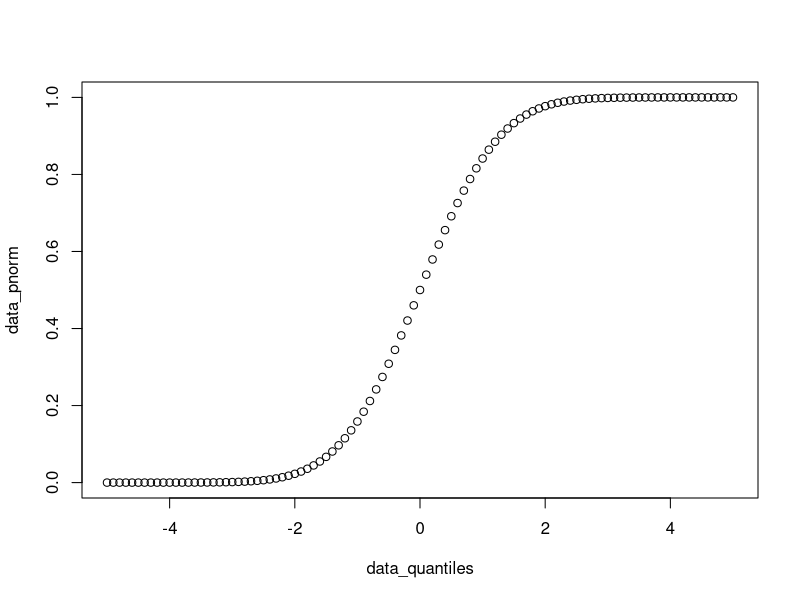
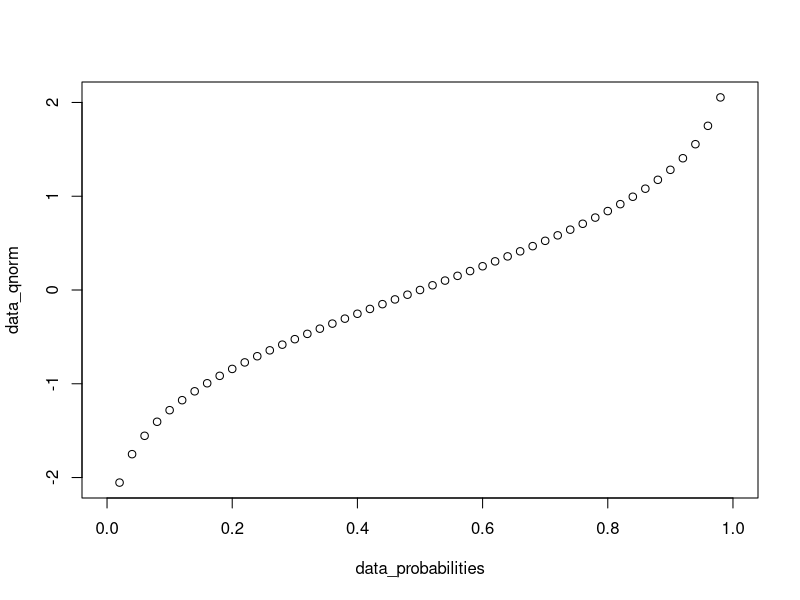
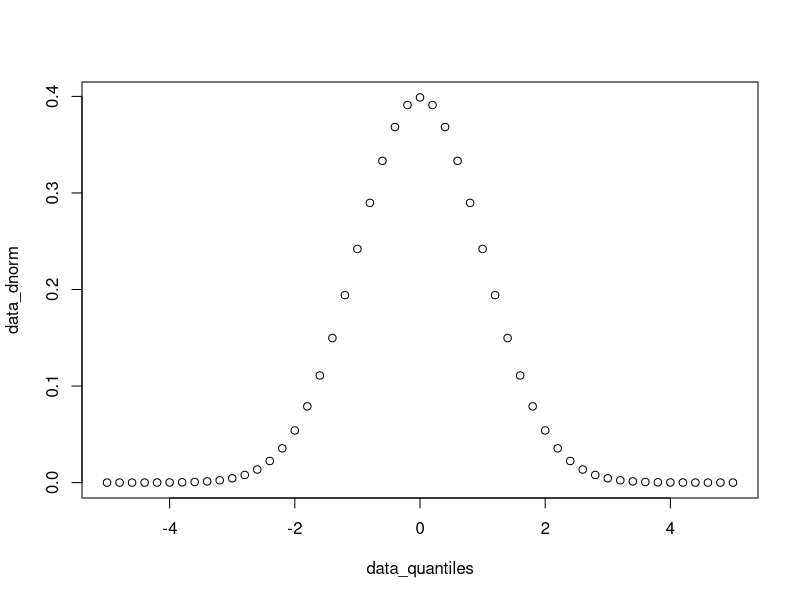
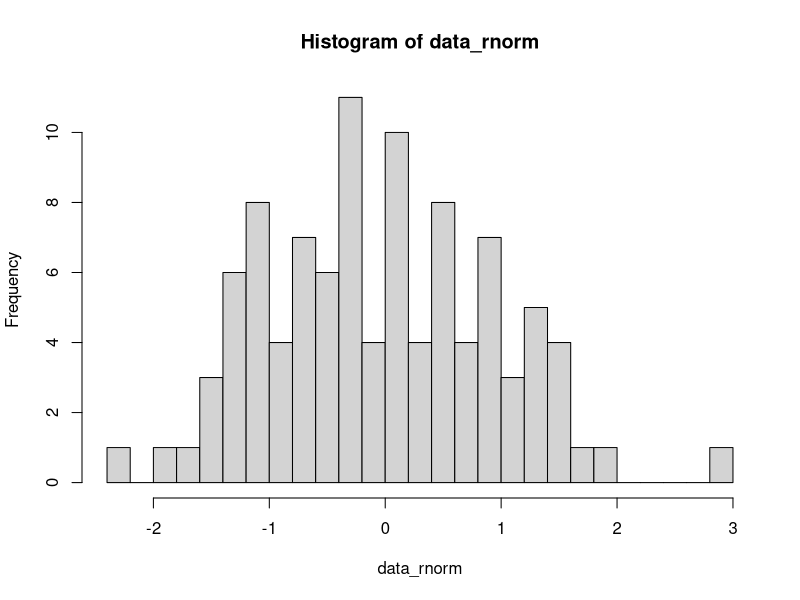
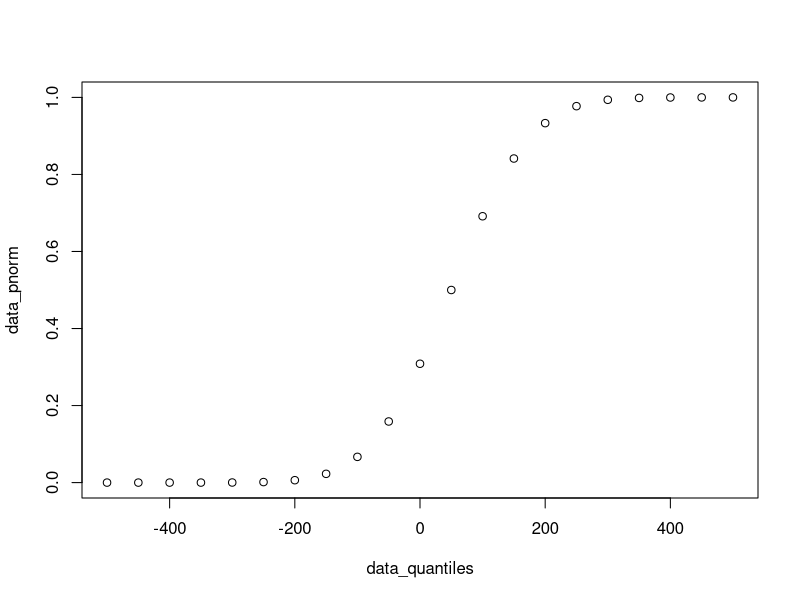
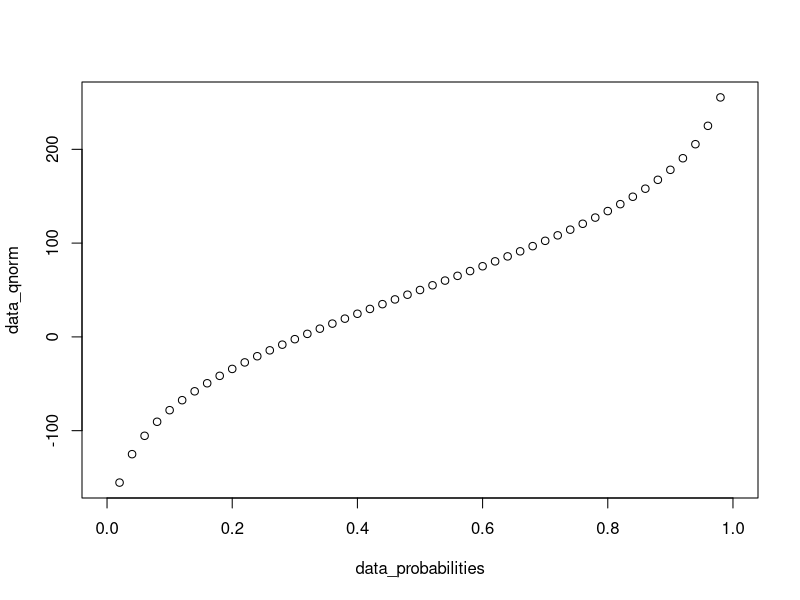
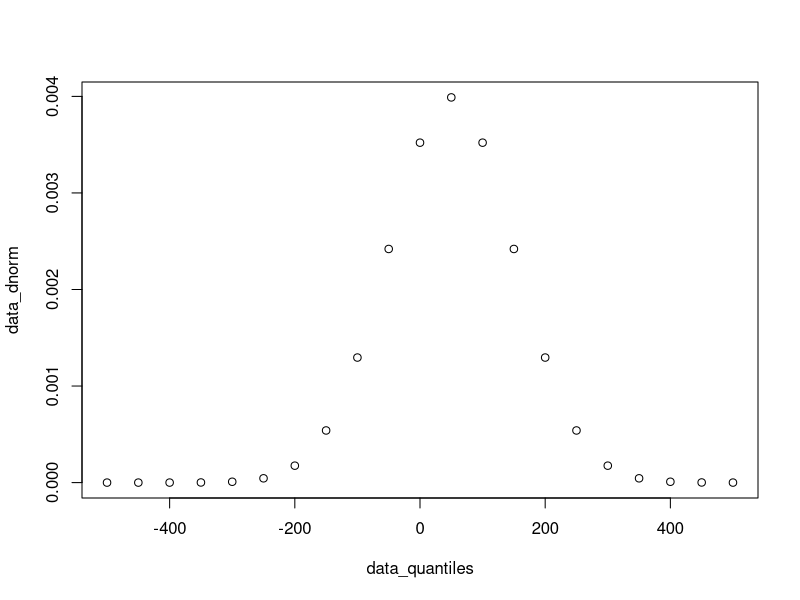
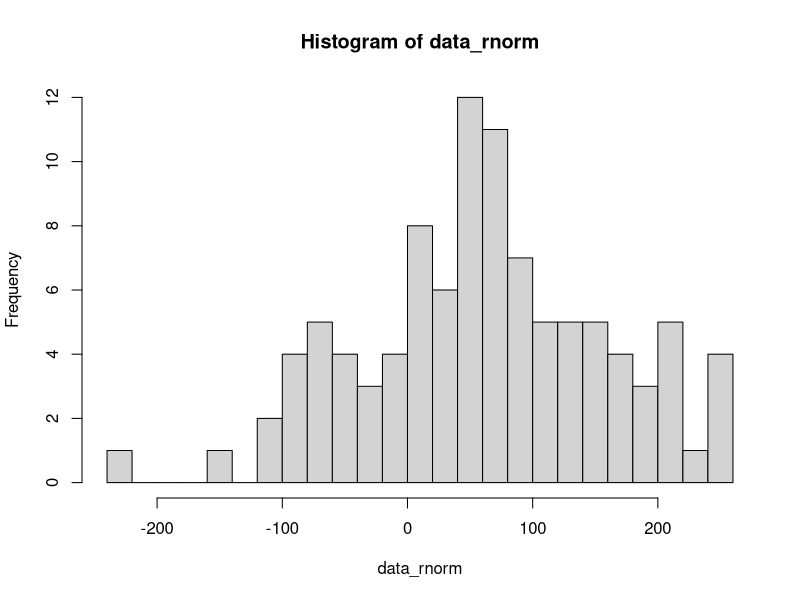

Recreate these plots in R, in order. (Note: this script raises an error after producing the figures.)
## ---- chunk 1
knitr::opts_chunk$set(echo = TRUE)
## ---- chunk 2
data_quantiles <- seq(-5, 5, 0.1)
head(data_quantiles)
## ---- chunk 3
data_pnorm <- pnorm(q = data_quantiles) 
head(data_pnorm)
## ---- chunk 4
plot(data_quantiles, data_pnorm)
## ---- chunk 5
data_probabilities <- seq(from = 0, to = 1, by = 0.02)
head(data_probabilities)
## ---- chunk 6
data_qnorm <- qnorm(p = data_probabilities) 
head(data_qnorm)
## ---- chunk 7
plot(data_probabilities, data_qnorm)
## ---- chunk 8
data_quantiles <- seq(-5, 5, 0.2)
head(data_quantiles)
## ---- chunk 9
data_dnorm <- dnorm(x = data_quantiles) 
head(data_dnorm)
## ---- chunk 10
plot(data_quantiles, data_dnorm)
## ---- chunk 11
data_rnorm <- rnorm(n = 100)
head(data_rnorm)
## ---- chunk 12
hist(data_rnorm, breaks = 20)
## ---- chunk 13
data_quantiles <- seq(-500, 500, 50)
head(data_quantiles)
## ---- chunk 14
data_pnorm <- pnorm(q = data_quantiles, mean = 50, sd = 100)
head(data_pnorm)
## ---- chunk 15
plot(data_quantiles, data_pnorm)
## ---- chunk 16
data_probabilities <- seq(from = 0, to = 1, by = 0.02)
head(data_probabilities)
## ---- chunk 17
data_qnorm <- qnorm(p = data_probabilities, mean = 50, sd = 100) 
head(data_qnorm)
## ---- chunk 18
plot(data_probabilities, data_qnorm)
## ---- chunk 19
data_quantiles <- seq(-500, 500, 50)
head(data_quantiles)
## ---- chunk 20
data_dnorm <- dnorm(x = data_quantiles, mean = 50, sd = 100) 
head(data_dnorm)
## ---- chunk 21
plot(data_quantiles, data_dnorm)
## ---- chunk 22
data_rnorm <- rnorm(n = 100, mean = 50, sd = 100)
head(data_rnorm)
## ---- chunk 23
hist(data_rnorm, breaks = 20)
## ---- chunk 24
data_quantiles <- seq(0, 50, 1)
head(data_quantiles)
## ---- chunk 25
data_pbinom <- pbinom(q = data_quantiles, size = 50, prob = 0.1)
head(data_pbinom)
## ---- chunk 26
plot(data_quantiles, data_pbinom)
## ---- chunk 27
data_probabilities <- seq(from = 0, to = 1, by = 0.02)
head(data_probabilities)
## ---- chunk 28
data_qbinom <- qbinom(p = data_probabilities, size = 50, prob = 0.1)
head(data_qbinom)
## ---- chunk 29
plot(data_probabilities, data_qbinom)
## ---- chunk 30
data_quantiles <- seq(0, 50, 1)
head(data_quantiles)
## ---- chunk 31
data_dbinom <- dbinom(x = data_quantiles, size = 50, prob = 0.1)
head(data_dbinom)
## ---- chunk 32
plot(data_quantiles, data_dbinom)
## ---- chunk 33
data_rbinom <- rbinom(n = 100, size = 50, prob = 0.1)
head(data_rbinom)
## ---- chunk 34
hist(data_rbinom, breaks = 20)
## ---- chunk 35
data_rnorm <- rnorm(n = 1000, mean = 50, sd = 100)
quantile(data_rnorm, probs = seq(0, 1, 0.1))
## ---- chunk 36
plot(
  seq(0, 1, 0.1),
  quantile(data_rnorm, probs = seq(0, 1, 0.1))
)
## ---- chunk 37
set.seed(1)
x <- rnorm(n = 1000, mean = 0, sd = 1)
y <- rnorm(n = 2000, mean = 1, sd = 1)
## ---- chunk 38
par(mfrow = c(2, 1))
hist(x, breaks = 30)
hist(y, breaks = 30)
par(mfrow = c(1, 1 ))
## ---- chunk 39
t.test(x, y)
## ---- chunk 40
t.test(y, x)
## ---- chunk 41
set.seed(1)
n_sample <- 10
x <- runif(n = n_sample, min = 10, max = 20)
y <- x + 2 + rnorm(n = n_sample, mean = 0, sd = 1)
## ---- chunk 42
mean(y - x)
## ---- chunk 43
t.test(x, y, paired = TRUE)
## ---- chunk 44
set.seed(1)
x <- runif(n = 10, min = 1, max = 11)
y <- runif(n = 5, min = 3, max = 13)
## ---- chunk 45
wilcox.test(x, y)
## ---- chunk 46
wilcox.test(x, y, alternative = "less")
## ---- chunk 47
set.seed(1)
n_sample <- 1000
x1 <- rnorm(n = n_sample, mean = 10, sd = 2)
x2 <- x1 + 5 + rnorm(n = n_sample, mean = 0, sd = 1)
x3 <- x2 + 0 + rnorm(n = n_sample, mean = 0, sd = 0.5)
data_aov <- data.frame(
  value = c(x1, x2, x3),
  group = c(
    rep("x1", length(x1)),
    rep("x2", length(x2)),
    rep("x3", length(x3))
  )
)
head(data_aov)
## ---- chunk 48
aov_result <- aov(value ~ group, data_aov)
aov_result
## ---- chunk 49
summary(aov_result)
## ---- chunk 50
data_fisher <- matrix(
  data = c(12, 4, 3, 23),
  nrow = 2, ncol = 2,
  dimnames = list(
    c("DE", "Not DE"),
    c("In pathway", "Not in pathway")
  )
)
data_fisher
## ---- chunk 51
fisher.test(data_fisher)
## ---- chunk 52
data_p_values <- runif(1E3, min = 0, max = 1)
data_p_adjusted <- p.adjust(data_p_values, method = "BH")
head(sort(data_p_adjusted))
## ---- chunk 53
par(mfrow = c(2, 1))
hist(data_p_values, xlim = c(0, 1), breaks = seq(0, 1, 0.05))
hist(data_p_adjusted, xlim = c(0, 1), breaks = seq(0, 1, 0.05))
par(mfrow = c(1, 1))
## ---- chunk 54

## ---- chunk 55
iris_features <- 
head(iris_features)
## ---- chunk 56
pca_iris <- prcomp( )
pca_iris
## ---- chunk 57

## ---- chunk 58

## ---- chunk 59
plot( )
## ---- chunk 60
plot( )
## ---- chunk 61
explained_variance_ratio <- 
explained_variance_ratio
## ---- chunk 62
barplot( )
## ---- chunk 63
dist_iris <- dist( )
hclust_iris_ward <- hclust( )
hclust_iris_ward
## ---- chunk 64
plot( )
## ---- chunk 65
iris_hclust_ward_labels <- cutree( )
iris_hclust_ward_labels
## ---- chunk 66
# complete
hclust_iris_complete <- hclust( )
iris_hclust_complete_labels <- cutree( )
iris_hclust_complete_labels
## ---- chunk 67
# average
hclust_iris_average <- hclust( )
iris_hclust_average_labels <- cutree( )
iris_hclust_average_labels
## ---- chunk 68
# single
hclust_iris_single <- hclust( )
iris_hclust_single_labels <- cutree( )
iris_hclust_single_labels
## ---- chunk 69
par(mfrow = c(2, 2))
plot( )
plot( )
plot( )
plot( )
par(mfrow = c(1, 1))
